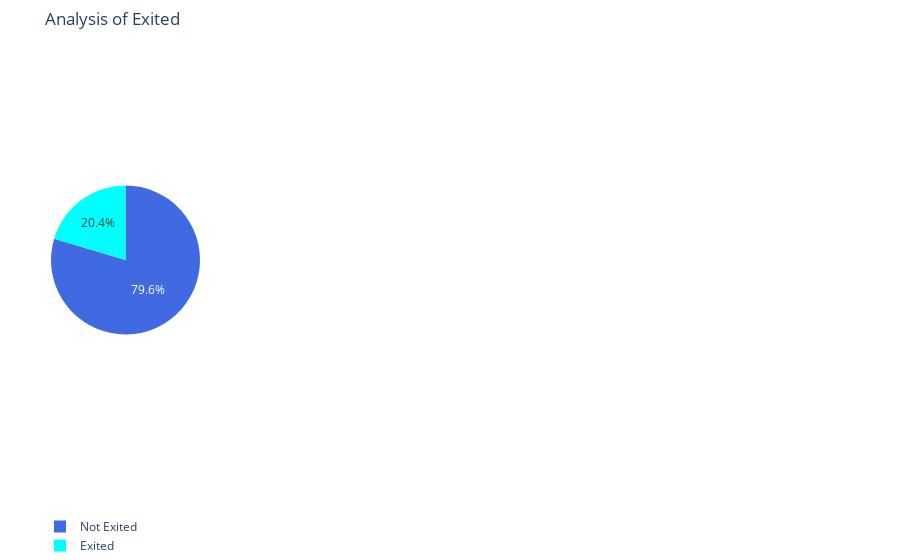

Here is the notebook cell this chart was saved with:
### Markdown cell above
## Explore Data Analysis

### Code cell
fifure
labels=["Exited","Not Exited"]
exited=data[data["Exited"]==1]
not_exited=data[data["Exited"]==0]
value=[len(exited),len(not_exited)]

fig=px.pie(data,names=labels,values=value,title="Analysis of Exited", 
           color=labels,color_discrete_map={"Exited":"cyan","Not Exited":"royalblue"},)
fig.update_layout(margin=dict(l=0, r=700, t=50, b=50),legend=dict(orientation="h",yanchor="top",xanchor="center" ))

fig.show()

### Figure 1 — Plotly figure (JSON) as saved in the notebook; plotly's stock layout.template omitted (floating-point values rounded to 4 significant figures)
{"data": [{"customdata": [["Exited"], ["Not Exited"]], "domain": {"x": [0, 1], "y": [0, 1]}, "hovertemplate": "label=%{label}<br>value=%{value}<br>color=%{customdata[0]}<extra></extra>", "labels": ["Exited", "Not Exited"], "legendgroup": "", "marker": {"colors": ["cyan", "royalblue"]}, "name": "", "showlegend": true, "type": "pie", "values": [2038, 7962]}], "layout": {"autosize": true, "legend": {"orientation": "h", "tracegroupgap": 0, "xanchor": "center", "yanchor": "top"}, "margin": {"b": 50, "l": 0, "r": 700, "t": 50}, "title": {"text": "Analysis of Exited"}}}
